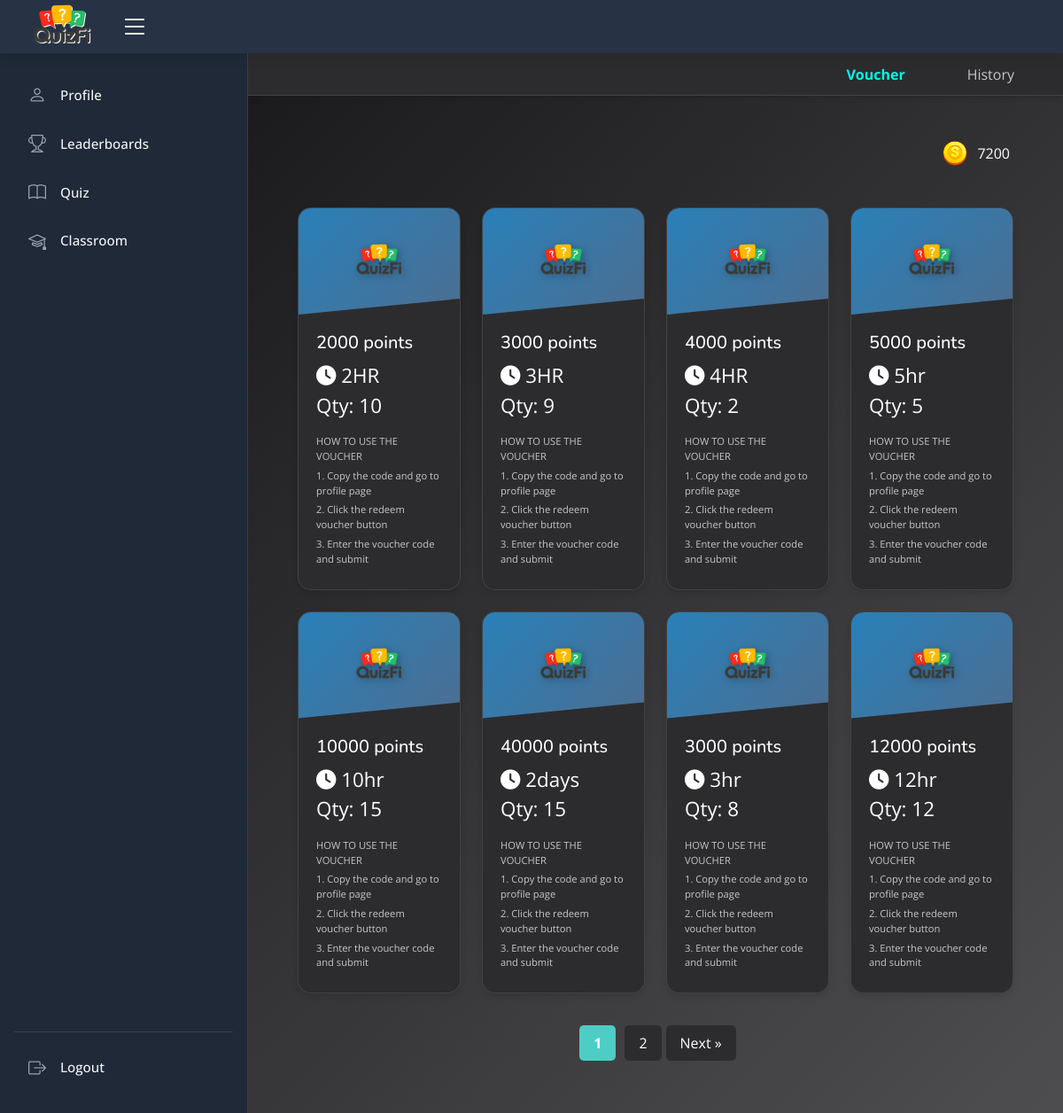
The app's page /students/convert_voucher.php (signed in), older data.
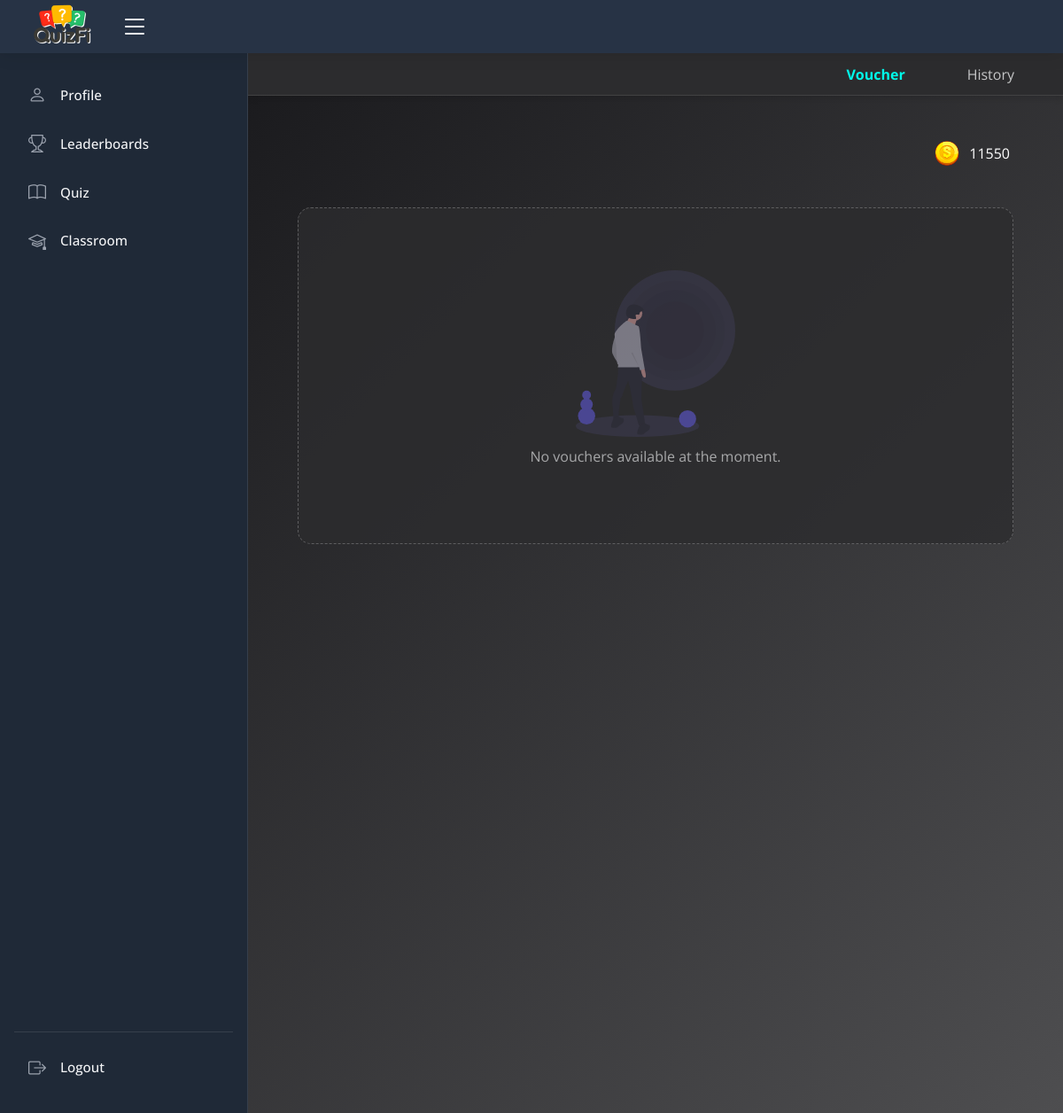
The same page, newer data.
### tables this page shows
CREATE TABLE IF NOT EXISTS `students` (
  `student_id` int NOT NULL AUTO_INCREMENT,
  `user_id` int NOT NULL,
  `lastname` varchar(255) NOT NULL,
  `firstname` varchar(255) NOT NULL,
  `year` varchar(255) NOT NULL,
  `department` varchar(255) NOT NULL,
  `score` int NOT NULL DEFAULT '0',
  `duration` int NOT NULL DEFAULT '0',
  `status` enum('active','inactive') NOT NULL DEFAULT 'inactive',
  `start_time` timestamp NOT NULL,
  `ranking_id` int DEFAULT NULL,
  `ip_address` varchar(255) DEFAULT NULL,
  `profile_path` text,
  PRIMARY KEY (`student_id`),
  UNIQUE KEY `ranking_id` (`ranking_id`),
  KEY `user_id` (`user_id`)
);

CREATE TABLE IF NOT EXISTS `vouchers` (
  `voucher_id` int NOT NULL AUTO_INCREMENT,
  `voucher_name` varchar(255) DEFAULT NULL,
  `voucher_description` varchar(255) DEFAULT NULL,
  `points` int DEFAULT NULL,
  `quantity` int DEFAULT NULL,
  `duration` time DEFAULT NULL,
  PRIMARY KEY (`voucher_id`)
);

### students/includes/session.php (called while the page is built, shortened)
<?php
include 'db/dbconn.php';
$user_id = $_SESSION['user_id'];
$stmt = $conn->prepare("SELECT * FROM students WHERE user_id = ?");
$stmt->bind_param('i', $user_id);
$stmt->execute();
$result = $stmt->get_result();
$row1 = $result->fetch_assoc();
$student_score = $row1['score'] ?? 0;
$user_id = $row1['user_id'] ?? null;

### students/convert_voucher.php (the view, shortened to what this page needs)
<?php
include('includes/header.php');
include('includes/session.php');
?>
<link rel="stylesheet" href="https://cdnjs.cloudflare.com/ajax/libs/font-awesome/6.5.1/css/all.min.css">
<link rel="stylesheet" href="css/loading-screen.css">
<link rel="stylesheet" href="css/convert_voucher.css">
<link rel="stylesheet" href="css/style.css">
<link rel="stylesheet" href="https://cdn.datatables.net/1.13.7/css/jquery.dataTables.min.css">
<link rel="stylesheet" href="https://cdn.datatables.net/responsive/2.5.0/css/responsive.dataTables.min.css">
<body>
    <header id="header" class="header fixed-top d-flex align-items-center">
        <?php include 'includes/nav-top.php'; ?>
    <?php include 'includes/sidebar.php'; ?>
    <main id="main" class="main">
        <div class="top-bar">
            <div class="menu-nav">
                <ul>
                    <li><a href="#" class="active" id="VoucherList">Voucher</a></li>
                    <li><a href="#" id="HistoryList">History</a></li>
                </ul>
            </div>
        </div>
        <div class="content">
            <div class="voucher-content">
                <div class="points-container">
                    <img src="assets/img/coin.png" alt="" class="coin-image">
                    <span><?php echo $student_score; ?></span>
                </div>
                <div class="card-grid">
                    <?php
                    $limit = 8;
                    $page = isset($_GET['page']) ? (int) $_GET['page'] : 1;
                    $offset = ($page - 1) * $limit;
                    $totalVouchers = "SELECT COUNT(*) as total FROM vouchers";
                    $totalStmt = $conn->prepare($totalVouchers);
                    $totalStmt->execute();
                    $totalResult = $totalStmt->get_result();
                    $totalRow = $totalResult->fetch_assoc();
                    $totalVouchersCount = $totalRow['total'];
                    $totalPages = ceil($totalVouchersCount / $limit);
                    $vouchersQuery = "SELECT * FROM vouchers LIMIT ? OFFSET ?";
                    $vstmt = $conn->prepare($vouchersQuery);
                    $vstmt->bind_param('ii', $limit, $offset);
                    $vstmt->execute();
                    $vresult = $vstmt->get_result();
                    if ($vresult->num_rows > 0):
                        while ($vouch = $vresult->fetch_assoc()) {
                    ?>
                            <div class="voucher-container" data-user-id="<?php echo $user_id; ?>"
                                data-voucher-id="<?php echo $vouch['voucher_id']; ?>"
                                data-voucher-name="<?php echo $vouch['voucher_name']; ?>">
                                <div class="voucher-header">
                                    <img src="assets/img/logo-quizfi.png" alt="logo.png">
                                </div>
                                <div class="voucher-body">
                                    <div class="voucher-title">
                                        <h5><?php echo htmlspecialchars($vouch['points']); ?> points</h5>
                                        <span class="voucher-hour">
                                            <i class="fa fa-clock"></i>
                                            <?php echo htmlspecialchars($vouch['voucher_name']); ?>
                                            <p>Qty: <?php echo htmlspecialchars($vouch['quantity']); ?></p>
                                        </span>
                                    </div>
                                    <div class="voucher-instruction">
                                        <span class="subtitle">HOW TO USE THE VOUCHER</span>
                                        <p>1. Copy the code and go to profile page</p>
                                        <p>2. Click the redeem voucher button</p>
                                        <p>3. Enter the voucher code and submit</p>
                                    </div>
                                </div>
                            </div>
                        <?php
                        }
                    else: ?>
                        <div class="voucher-container1 no-vouchers">
                            <img src="assets/img/empty_voucher.svg" alt="No vouchers available">
                            <p>No vouchers available at the moment.</p>
                        </div>
                    <?php endif; ?>
                </div>
                <?php if ($totalPages > 1): ?>
                    <div class="pagination-container">
                        <div class="pagination">
                            <?php for ($i = 1; $i <= $totalPages; $i++): ?>
                                <?php if ($i == $page): ?>
                                    <span class="current-page"><?php echo $i; ?></span>
                                <?php else: ?>
                                    <a href="?page=<?php echo $i; ?>"><?php echo $i; ?></a>
                                <?php endif; ?>
                            <?php endfor; ?>
                            <?php if ($page < $totalPages): ?>
                                <a href="?page=<?php echo ($page + 1); ?>">Next &raquo;</a>
                            <?php endif; ?>
                        </div>
                    </div>
                <?php endif; ?>
            </div>
        </div>
    </main>
</body>

### students/includes/header.php (shortened to what this page needs)
<head>
    <link href="assets/vendor/bootstrap/css/bootstrap.min.css" rel="stylesheet">
    <link href="assets/vendor/bootstrap-icons/bootstrap-icons.css" rel="stylesheet">
    <link href="assets/vendor/boxicons/css/boxicons.min.css" rel="stylesheet">
    <link href="css/style.css" rel="stylesheet">
    <link href="css/sidebar.css" rel="stylesheet">
    <link rel="stylesheet" href="css/toastr.css">
</head>

### students/includes/nav-top.php (shortened to what this page needs)
<div class="quizTitle d-flex align-items-center justify-content-between">
    <a href="#" class="logo d-flex align-items-center">
        <img src="assets/img/logo-quizfi.png" alt="quizfi logo">
    </a>
    <i class="bi bi-list toggle-sidebar-btn"></i>
</div>
<nav class="header-nav ms-auto">
    <ul class="d-flex align-items-center">
    </ul>
</nav>
</header>

### students/includes/sidebar.php
<aside id="sidebar" class="sidebar">
    <ul class="sidebar-nav" id="sidebar-nav">
        <li class="nav-item">
            <a class="nav-link" href="user_profile.php">
                <i class="bi bi-person"></i>
                <span>Profile</span>
            </a>
        </li>
        <li class="nav-item">
            <a class="nav-link" href="leaderboard.php">
                <i class="bi bi-trophy"></i>
                <span>Leaderboards</span>
            </a>
        </li>
        <li class="nav-item">
            <a class="nav-link" href="take_quiz.php">
                <i class="bi bi-book"></i>
                <span>Quiz</span>
            </a>
        </li>
        <li class="nav-item">
            <a class="nav-link" href="classroom.php">
                <i class="bi bi-mortarboard"></i>
                <span>Classroom</span>
            </a>
        </li>
        <li class="nav-item logout">
            <a class="nav-link" href="logout.php">
                <i class="bi bi-box-arrow-right"></i>
                <span>Logout</span>
            </a>
        </li>
    </ul>
</aside>

### students/css/style.css (style rules this page uses)
body { background: var(--background); font-family: "Open Sans", sans-serif; color: #444444; }
a { color: #4154f1; text-decoration: none; }
#main { margin-top: 60px; padding: 20px 30px; transition: all 0.3s; }
.logo { line-height: 1; }
.logo img { -webkit-filter: drop-shadow(2px 1px 0 rgb(255, 255, 255)); filter: drop-shadow(1px 1px 0 rgb(255, 255, 255)); max-width: 100px; margin-right: 6px; }
.header { transition: all 0.5s; z-index: 997; height: 60px; box-shadow: 0px 2px 20px rgba(0, 0, 0, 0.1); background-color: #273345; padding-left: 20px; }
.header .toggle-sidebar-btn { font-size: 32px; padding-left: 10px; cursor: pointer; color: #ffffff; }
.header-nav ul { list-style: none; }
.header-nav > ul { margin: 0; padding: 0; }
h1, h2, h3, h4, h5, h6 { font-family: "Nunito", sans-serif; }

### students/css/sidebar.css (style rules this page uses)
.sidebar { position: fixed; top: 60px; left: 0; bottom: 0; width: 280px; z-index: 996; transition: all var(--transition-speed) ease; padding: 1.5rem 1rem; overflow-y: auto; background-color: var(--sidebar-bg); border-right: 1px solid rgba(255, 255, 255, 0.1); display: flex; flex-direction: column; }
.sidebar-nav { flex-grow: 1; display: flex; flex-direction: column; padding: 0; margin: 0; list-style: none; }
.nav-item { margin-bottom: 0.5rem; }
.nav-item.logout { margin-top: auto; padding-top: 1rem; border-top: 1px solid rgba(255, 255, 255, 0.1); }
.nav-link { display: flex; align-items: center; padding: 0.75rem 1rem; color: var(--text-primary); text-decoration: none; border-radius: 0.5rem; transition: all var(--transition-speed) ease; }
.nav-link i { font-size: 1.25rem; margin-right: 1rem; color: var(--text-secondary); transition: color var(--transition-speed) ease; }
.nav-link span { font-size: 0.95rem; font-weight: 500; }
@media (min-width: 1200px) { #main, #footer { margin-left: 280px; } }

Row changes from the older to the newer data that the page shows:
removed vouchers: points "2000", voucher_name "2HR", quantity "10"
removed vouchers: points "3000", voucher_name "3HR", quantity "9"
removed vouchers: points "4000", voucher_name "4HR", quantity "2"
removed vouchers: points "5000", voucher_name "5hr", quantity "5"
removed vouchers: points "10000", voucher_name "10hr", quantity "15"
removed vouchers: points "40000", voucher_name "2days", quantity "15"
removed vouchers: points "3000", voucher_name "3hr", quantity "8"
removed vouchers: points "12000", voucher_name "12hr", quantity "12"
changed students: score "7200" → "11550"
Text that changed along with them:
text no longer shown: "Next »"
text now shown: "No vouchers available at the moment."
list line gone: "1"
list line gone: "2"
